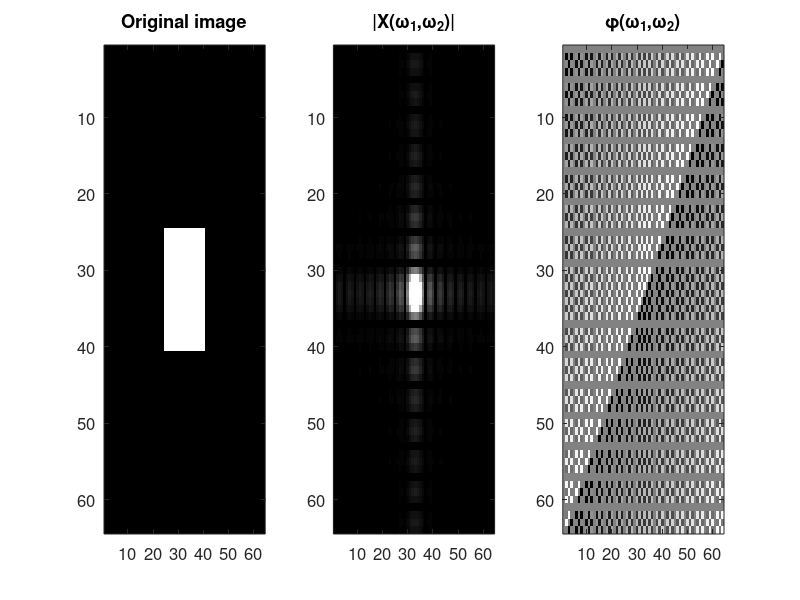
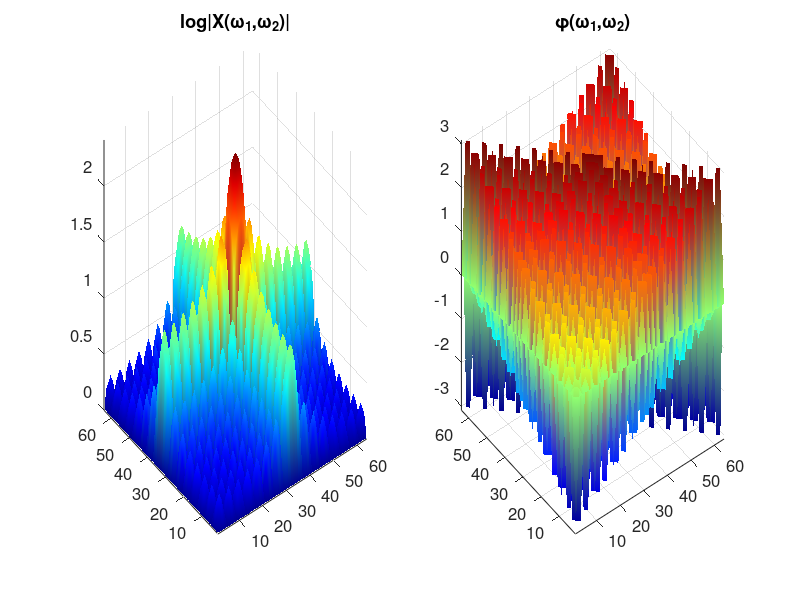

Write the MATLAB code that produced these figures, in order.
% file: e5_13_image_FFT.m   %2D Image FFTs, and effects of phase
clear; close all; fpv = [100 100 900 250]; set(0,'defaultAxesFontSize',12);  % figure size, fonts
L=64; L2=round(L/2); L4 = round(L/4); L8= round(L/8); L38 = 3*L8;  % size of simple image with squares

Xz=zeros(L38); X1=ones(L4); X=blkdiag(Xz,X1,Xz); % array of zeros (black) L by L, with L/4 white center
%Xz=zeros(L8); X1=ones(L4); X2=zeros(L-L4-L8); X=blkdiag(Xz,X1,X2);   % small white square, upper left 
%Xz=zeros(L2); X1=ones(L38); X2=zeros(L-L2-L38); X=blkdiag(Xz,X1,X2); % larger white square, lower right 

FX=fftshift(fft2(X)); aFX=angle(FX); mFX=abs(FX);
logFX=log10(mFX+1);           %add small value before log, to prevent -infinity logs
figure('position',fpv), subplot(1,3,1), imagesc(X), colormap(gray), title('Original image'),
 subplot(1,3,2), imagesc(mFX,[0 150]), title('|X(\omega_1,\omega_2)|'),
 subplot(1,3,3), imagesc(aFX), title('\phi(\omega_1,\omega_2)')
figure('position',fpv),       % also plot spectra as 3-D surfaces
 subplot(1,2,1), surf(logFX), colormap(jet), shading interp, axis tight, title('log|X(\omega_1,\omega_2)|') 
 subplot(1,2,2), surf(aFX),shading interp,axis tight,title('\phi(\omega_1,\omega_2)')
